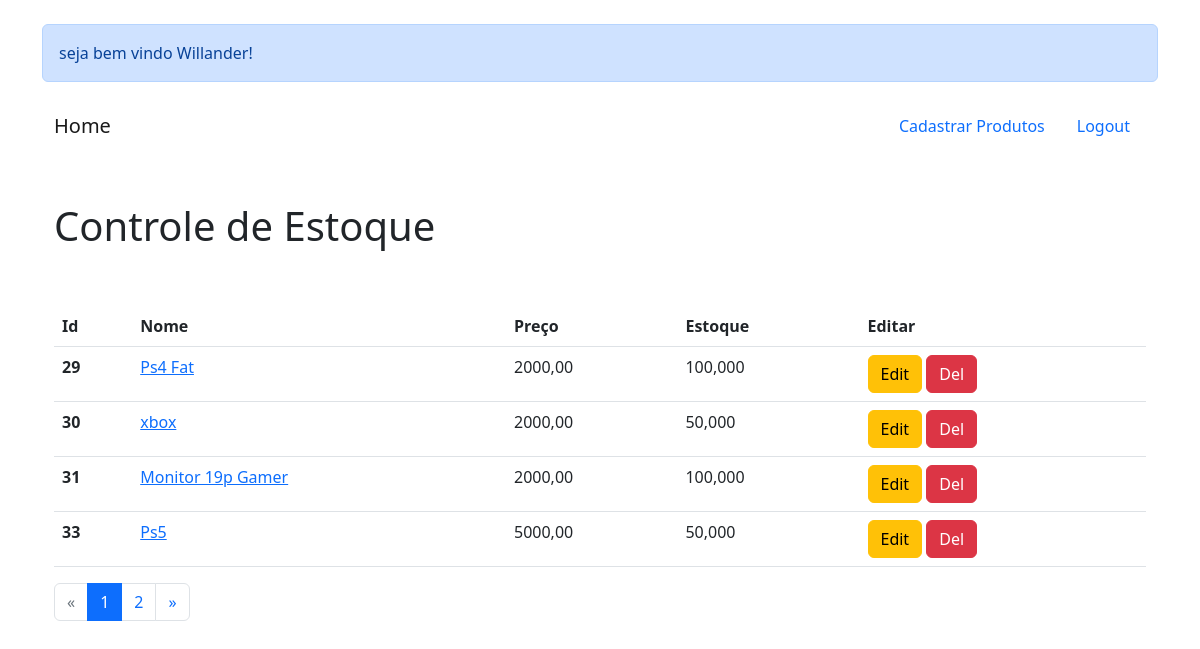
Page / (signed in) on the committed database.
### usuarios/models.py (models this page shows, shortened)
class CustomUsuario(AbstractUser):
    email = models.EmailField('E-mail', unique=True)
    fone = models.CharField('Telefone', max_length=15)
    is_staff = models.BooleanField('Membro da equipe', default=True)
    USERNAME_FIELD = 'email'
    REQUIRED_FIELDS = ['first_name', 'last_name', 'fone']
    objects= UsuarioManager()

class Base(models.Model):
    criado = models.DateField('Data de Criação', auto_now_add=True)
    modificado = models.DateField('Data de Atualização', auto_now_add=True)
    ativo = models.BooleanField('Ativo?', default=True)
    class Meta:
        abstract = True

class Produto(Base):
    nome = models.CharField('Nome', max_length=100)
    preco = models.DecimalField('preço', max_digits=8, decimal_places=2)
    estoque = models.DecimalField('Estoque', max_digits=8, decimal_places=3)
    imagem = StdImageField('imagem', upload_to='produtos',
                           variations={'thumb': (124, 124)})
    slug = models.SlugField('Slug', max_length=100, blank=True, editable=False)

### usuarios/views.py (the view)
# urls.py: path('', IndexView.as_view(), name='index'),
class IndexView(ListView):
    model: Produto
    context_object_name = 'produtos'
    template_name = 'index.html'
    paginate_by = 4
    def get_queryset(self):
        return Produto.objects.all()

### templates/index.html (shortened to what this page needs)
{% extends 'base.html' %}
{% load static %}
{% block content %}
<div class="container">
    {% if user.is_anonymous %}
    <div class="container">
        <div class="row">
            <div class="col-sm-12 col-lg-12 index" align="center">
                <h1>Controle de Estoque</h1>
                <br>
                <h4>Você não estar logado</h4>
                <br><br>
                <a class="btn btn-primary" href="{% url 'login' %}">Fazer Login</a>
            </div>
        </div>
    </div>
    {% else %}
    <br>
    <div class="alert alert-primary" role="alert">
        seja bem vindo {{ user.first_name }}!
    </div>
    <div class="container">
        <div class="row">
            <div class="col-sm-12 col-lg-12">
                <div class="col-sm-12 col-lg-12">
                    <nav class="navbar navbar-default">
                        <div class="navbar-header">
                            <a class="navbar-brand" href="{% url 'index' %}">Home</a>
                        </div>
                        <div>
                            <ul class="nav">
                                <li><a class="nav-item nav-link" href="{% url 'produto' %}">Cadastrar Produtos</a></li>
                                <li><a class="nav-item nav-link" href="{% url 'logout' %}">Logout</a></li>
                            </ul>
                        </div>
                    </nav>
                </div>
                <br><br>
                <div>
                    <h1>Controle de Estoque</h1>
                </div>
                <br><br>
                <table class="table">
                    <thead class="thead-light">
                        <tr>
                            <th scope="col">Id</th>
                            <th scope="col">Nome</th>
                            <th scope="col">Preço</th>
                            <th scope="col">Estoque</th>
                            <th scope="col">Editar</th>
                        </tr>
                    </thead>
                    <tbody>
                        {% for i in produtos %}
                        <tr>
                            <th scope="row">{{i.id}}</th>
                            <td><a href="#modal{{i.id}}" data-toggle="modal">{{i.nome}}</a></td>
                            <td>{{i.preco}}</td>
                            <td>{{i.estoque}}</td>
                            <td>
                                <a class="btn btn-warning" data-toggle="modal"
                                    href="{% url 'upd_produto' i.id %}">Edit</a>
                                <a data-toggle="modal" class="btn btn-danger"
                                    href="{% url 'del_produto' pk=i.id %}">Del</a>
                            </td>
                        </tr>
                        {%endfor%}
                    </tbody>
                </table>
                <nav aria-label="navegacao-paginacao">
                    <ul class="pagination">
                        {% if page_obj.has_previous %}
                        <li class="page-item"><a class="page-link"
                                href="?page={{ page_obj.previous_page_number}}">&laquo;</a>
                        </li>
                        {% else %}
                        <li class="page-item disabled"><a class="page-link" href="#">&laquo;</a></li>
                        {% endif %}
                        {% for num in paginator.page_range %}
                        {% if page_obj.number == num %}
                        <li class="page-item active"><a class="page-link" href="#">{{num}}</a></li>
                        {% else %}
                        <li class="page-item"><a class="page-link" href="?page={{num}}">{{num}}</a></li>
                        {% endif %}
                        {% endfor %}
                        {% if page_obj.has_next %}
                        <li class="page-item"><a class="page-link"
                                href="?page={{page_obj.next_page_number}}">&raquo;</a></li>
                        {% else %}
                        <li class="page-item disabled"><a class="page-link" href="#">&raquo;</a></li>
                        {% endif %}
                    </ul>
                </nav>
            </div>
        </div>
    </div>
    {% endif %}
</div>
{% endblock %}

### rows in the picture
CustomUsuario: first_name "Willander"
Produto: id "29", nome "Ps4 Fat", preco "2000,00", estoque "100,000"
Produto: id "30", nome "xbox", preco "2000,00", estoque "50,000"
Produto: id "31", nome "Monitor 19p Gamer", preco "2000,00", estoque "100,000"
Produto: id "33", nome "Ps5", preco "5000,00", estoque "50,000"

### other values in the picture
{{ num }} "1"
{{ num }} "2"
